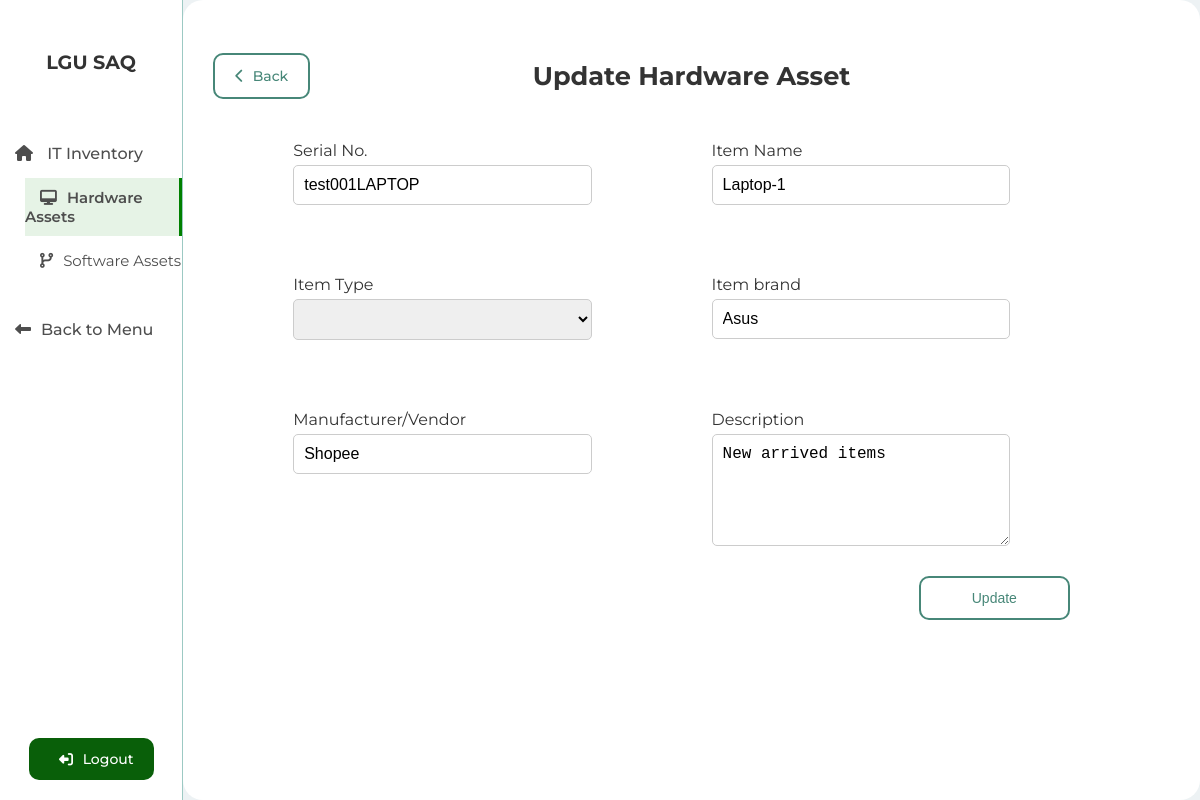
Screenshot of /IT_Asset_Inventory/edit_hardware_asset.php?current_id=97 (signed in) with the database file from the repository.
### tables this page shows
CREATE TABLE `hardware_asset` (
  `id` int(11) NOT NULL,
  `item_name` varchar(255) NOT NULL,
  `serial_no` varchar(255) NOT NULL,
  `item_type` varchar(255) NOT NULL,
  `item_brand` varchar(255) NOT NULL,
  `manufacturer` varchar(255) NOT NULL,
  `hardware_description` varchar(255) NOT NULL,
  `user` varchar(255) NOT NULL,
  `curr_location` varchar(255) NOT NULL,
  `curr_status` varchar(255) NOT NULL,
  `created_at` timestamp NOT NULL DEFAULT current_timestamp()
);

### IT_Asset_Inventory/edit_hardware_asset.php (the view, shortened to what this page needs)
<?php
  require("../config/db_config.php");
  $serialNo = $itemName = $itemBrand = $itemType = $manufacturer = $description = "";
  if($_SERVER["REQUEST_METHOD"] == "GET"){
    $currentId = $_GET["current_id"];
    $sql = "SELECT * FROM hardware_asset WHERE id={$currentId}";
    $result = mysqli_query($conn, $sql);
    $selectedRecord = mysqli_fetch_assoc($result);
    if($selectedRecord){
      $serialNo = $selectedRecord["serial_no"];
      $itemName = $selectedRecord["item_name"];
      $itemBrand = $selectedRecord["item_brand"];
      $itemType = $selectedRecord["item_type"];
      $manufacturer =  $selectedRecord["manufacturer"];
      $description =  $selectedRecord["hardware_description"];
    }
    else{
      die("No records Available");
    }
  }
?>
<!DOCTYPE html>
<html lang="en">
  <head>
    <link rel="stylesheet" href="../CSS/style.css" />
    <link rel="stylesheet" href="../CSS/utilities.css" />
    <link
      rel="stylesheet"
      href="https://cdnjs.cloudflare.com/ajax/libs/font-awesome/6.4.2/css/all.min.css"
    />
  </head>
  <body>
  <?php include("../inc/sidebar.php") ?>
    <section class="main-dashboard">
      <section class="add-new-asset">
        <div class="top-header">
          <a href="<?php echo "hardware_asset.php?id=".$_GET["current_id"]?>" class="back btn btn-outline"><i class="fas fa-chevron-left"></i> Back</a>
          <h1 class="txt-lg">Update Hardware Asset</h1>
        </div>
          <form action="<?php htmlspecialchars($_SERVER["PHP_SELF"]);?>" method="POST" class="add-hardware-asset-form">
            <div class="add-asset-form-container">
              <div class="form-group">
                <label for="serial-no" >Serial No.</label>
                <input type="text" id="serial-no" name="serial-no" value="<?php echo $serialNo; ?>" placeholder="">
              </div>
              <div class="form-group">
                <label for="item-name" >Item Name</label>
                <input type="text" id="item-name" name="item-name" value="<?php echo $itemName; ?>" placeholder="e.g Desktop-HR-01">
              </div>
              <div class="form-group">
                <label for="item-type">Item Type</label>
                <select name="item-type" id="item-type">
                  <option <?php if(isset($itemType) && $itemType == "") echo "selected"; ?> value=""></option>
                  <option class="last" value="Define New">Define New</option>
                </select>
              </div>
              <div class="form-group">
                <label for="item-brand">Item brand</label>
                <input type="text" name="item-brand" id="item-brand" value="<?php echo $itemBrand; ?>" placeholder="Enter the name of the item">
              </div>
              <div class="form-group">
                <label for="item-manufacturer" >Manufacturer/Vendor</label>
                <input type="text" id="item-manufacturer" name="item-manufacturer" value="<?php echo $manufacturer; ?>" placeholder="">
              </div>
              <div class="form-group">
                <label for="hardware_description">Description</label>
                <textarea name="hardware_description" id="hardware_description" cols="50" rows="5"><?php echo $description; ?></textarea>
              </div>
            </div>
              <div class="bottom-functions">
                <input type="submit" name="submit" value="Update" class="btn btn-outline btn-wide">
              </div>
          </form>
      </section>
    </section>
  </body>
</html>

### CSS/style.css (style rules this page uses)
* { box-sizing: border-box; margin: 0; padding: 0; }
body { height: 100vh; font-family: "Montserrat", sans-serif; color: #333333; background: #edf2f4; display: flex; }
a { text-decoration: none; color: #333333; }
h1, h2, h3, h4 { margin: 10px 0; }
.txt-lg { font-size: 1.6rem; }
.btn { display: inline-block; padding: 12px 20px; border: none; font-size: 14px; font-weight: 500; border-radius: 10px; cursor: pointer; transition: all 200ms ease-in-out; }
.btn-outline { background: transparent; border: 2px solid #478778; color: #478778; transition: all 0.2s ease-in; }
.btn-wide { width: 20%; }
.main-dashboard { position: relative; max-height: 100vh; width: 100%; overflow-y: hidden; }
.add-new-asset { width: 100%; padding: 30px 30px; border-radius: 20px; height: 100%; background: #fff; overflow-y: scroll; }
.add-new-asset .top-header { display: flex; justify-content: center; align-items: center; margin-top: 20px; margin-bottom: 40px; position: relative; }
.add-new-asset .top-header .back { position: absolute; left: 0; }
.add-new-asset .top-header .back i { margin-right: 5px; }
.add-new-asset .add-asset-form-container { display: grid; grid-template-columns: repeat(2, 1fr); grid-column-gap: 40px; grid-row-gap: 30px; justify-content: center; align-items: flex-start; padding: 0 80px; width: 100%; }
.form-group { display: flex; flex-direction: column; justify-content: flex-start; align-items: flex-start; width: 100%; margin-bottom: 30px; }
.add-new-asset .add-asset-form-container .form-group input, .add-new-asset .add-asset-form-container .form-group select, .add-new-asset .add-asset-form-container .form-group textarea { width: calc(100% - 80px); padding: 10px; margin-top: 5px; border: 1px solid #ccc; border-radius: 5px; font-size: 1rem; }
.add-new-asset .add-asset-form-container ::placeholder { font-size: 14px; }
.add-new-asset .bottom-functions { display: flex; justify-content: flex-end; align-items: center; padding-right: 100px; padding-left: 100px; }

### CSS/utilities.css (style rules this page uses)
.form-group input[type="text"], .form-group input[type="file"], .form-group input[type="datetime-local"], .form-group select { width: 100%; padding: 10px; margin-top: 10px; border: 1px solid #ccc; border-radius: 5px; font-size: 1rem; }
.form-group textarea { margin-top: 10px; padding: 10px; border: 1px solid #ccc; border-radius: 5px; }

### rows the page displays
hardware_asset: serial-no "test001LAPTOP", item-name "Laptop-1", item-brand "Asus", item-manufacturer "Shopee", hardware_description "New arrived items"
